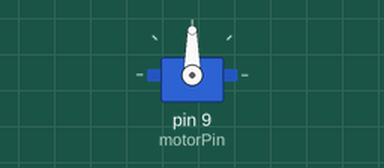
This sketch was run on a simulated Arduino Uno, built with avr-gcc and run on an emulated ATmega328P. Shown: servo.

Above: at 0.1 s.
At 3.1 s:
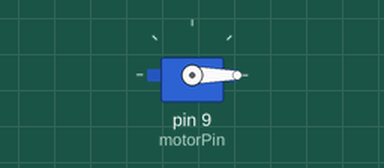
Timing chart, 0 to 4.6 s (numbered marks = the images above):
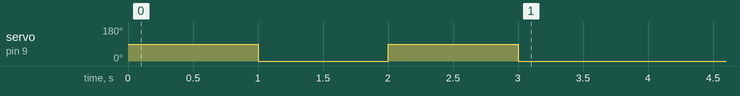

The sketch:

servo_moteur.ino
```cpp
#include <Servo.h>
Servo myServo;

int motorPin = 9;
void setup() {
  // put your setup code here, to run once:

  myServo.attach(motorPin);
  delay(1000);
  myServo.write(0);
  delay(1000);

  myServo.write(90);//realaising parachute

  delay(1000);
  myServo.write(0);
}

void loop() {
  // put your main code here, to run repeatedly:

}
```

Measured:
- by itself, servo on pin 9 (motorPin): 90° → 0° at 1.0 s, → 90° 1.0 s later, → 0° 1.0 s later
